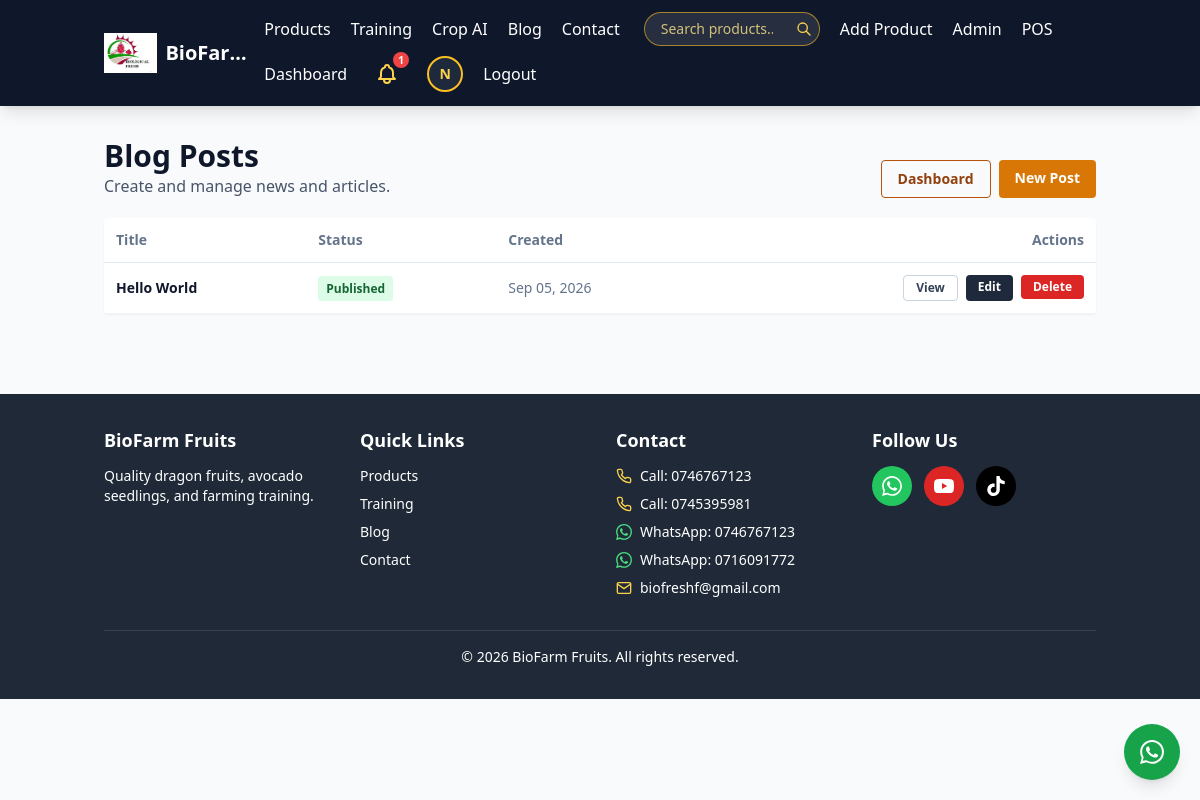
Page /admin/blog (signed in) on the committed database.
### app.py (models this page shows, shortened)
class User(UserMixin, db.Model):
    __tablename__ = 'users'
    id = db.Column(db.Integer, primary_key=True)
    username = db.Column(db.String(80), unique=True, nullable=False)
    email = db.Column(db.String(120), unique=True, nullable=False)
    phone = db.Column(db.String(20))
    password_hash = db.Column(db.String(200))
    role = db.Column(db.String(20), default='customer')
    avatar = db.Column(db.String(200))
    bio = db.Column(db.Text)
    location = db.Column(db.String(120))
    verified = db.Column(db.Boolean, default=False)
    is_active = db.Column(db.Boolean, default=True)
    batch_number = db.Column(db.String(20), unique=True)
    created_at = db.Column(db.DateTime, default=utcnow)
    last_login = db.Column(db.DateTime)
    def is_admin(self):
        return self.role in ('admin', 'chief_admin')
    def is_chief_admin(self):
        return self.role == 'chief_admin'
    def can_manage_products(self):
        return self.role in ('admin', 'chief_admin', 'farmer')
    def can_use_pos(self):
        return self.role in ('cashier', 'admin', 'chief_admin')

class BlogPost(db.Model):
    __tablename__ = 'blog_posts'
    id = db.Column(db.Integer, primary_key=True)
    title = db.Column(db.String(200), nullable=False)
    slug = db.Column(db.String(220), unique=True, nullable=False)
    body = db.Column(db.Text)
    image = db.Column(db.String(200))
    published = db.Column(db.Boolean, default=True)
    author_id = db.Column(db.Integer, db.ForeignKey('users.id'))
    created_at = db.Column(db.DateTime, default=utcnow)
    updated_at = db.Column(db.DateTime, default=utcnow, onupdate=utcnow)
    author = db.relationship('User', backref='posts')

### app.py (the view)
@app.route('/admin/blog')
@admin_required
def admin_blog():
    posts = BlogPost.query.order_by(BlogPost.created_at.desc()).all()
    return render_template('admin/blog_list.html', posts=posts)

### templates/admin/blog_list.html (shortened to what this page needs)
{% extends "base.html" %}
{% block content %}
<section class="space-y-5">
    <div class="flex flex-col gap-2 md:flex-row md:items-end md:justify-between">
        <div>
            <h1 class="text-3xl font-bold text-slate-900">Blog Posts</h1>
            <p class="text-slate-600">Create and manage news and articles.</p>
        </div>
        <div class="flex gap-2">
            <a href="{{ url_for('admin_dashboard') }}" class="rounded border border-amber-700 px-4 py-2 text-sm font-semibold text-amber-800">Dashboard</a>
            <a href="{{ url_for('admin_blog_new') }}" class="rounded bg-amber-600 px-4 py-2 text-sm font-semibold text-white hover:bg-amber-700">New Post</a>
        </div>
    </div>
    {% if posts %}
    <div class="overflow-x-auto rounded bg-white shadow-sm">
        <table class="w-full text-left text-sm">
            <thead class="border-b border-slate-200 text-slate-500">
                <tr>
                    <th class="p-3">Title</th>
                    <th class="p-3">Status</th>
                    <th class="p-3">Created</th>
                    <th class="p-3 text-right">Actions</th>
                </tr>
            </thead>
            <tbody>
                {% for post in posts %}
                <tr class="border-b border-slate-100">
                    <td class="p-3 font-semibold text-slate-900">{{ post.title }}</td>
                    <td class="p-3">
                        {% if post.published %}
                        <span class="rounded bg-green-100 px-2 py-1 text-xs font-semibold text-green-800">Published</span>
                        {% else %}
                        <span class="rounded bg-slate-100 px-2 py-1 text-xs font-semibold text-slate-600">Draft</span>
                        {% endif %}
                    </td>
                    <td class="p-3 text-slate-500">{{ post.created_at.strftime('%b %d, %Y') }}</td>
                    <td class="p-3">
                        <div class="flex justify-end gap-2">
                            <a href="{{ url_for('blog_post', slug=post.slug) }}" class="rounded border border-slate-300 px-3 py-1 text-xs font-semibold text-slate-700" target="_blank">View</a>
                            <a href="{{ url_for('admin_blog_edit', id=post.id) }}" class="rounded bg-slate-800 px-3 py-1 text-xs font-semibold text-white">Edit</a>
                            <form method="POST" action="{{ url_for('admin_blog_delete', id=post.id) }}" onsubmit="return confirm('Delete this post?');">
                                <button type="submit" class="rounded bg-red-600 px-3 py-1 text-xs font-semibold text-white">Delete</button>
                            </form>
                        </div>
                    </td>
                </tr>
                {% endfor %}
            </tbody>
        </table>
    </div>
    {% else %}
    <div class="rounded bg-white p-8 text-center shadow-sm">
        <p class="text-slate-600">No posts yet.</p>
    </div>
    {% endif %}
</section>
{% endblock %}

### templates/base.html (shortened to what this page needs)
<!DOCTYPE html>
<html lang="en">
{% from "_icons.html" import social_row, icon_phone, icon_whatsapp, icon_mail with context %}
<head>
    {% if tailwind_css %}
    <link rel="stylesheet" href="{{ static_v(tailwind_css) }}">
    {% else %}
    <script src="https://cdn.tailwindcss.com"></script>
    {% endif %}
</head>
<body class="bg-gray-50">
    <nav class="bg-slate-900 text-white shadow-lg">
        <div class="container mx-auto px-4">
            <div class="flex justify-between items-center py-3">
                <a href="/" class="flex min-w-0 items-center gap-2 text-lg sm:text-xl font-bold">
                    {% if logo_file %}
                    <img src="{{ static_v(logo_file) }}" alt="{{ company_name }} logo"
                         class="h-9 sm:h-10 w-auto shrink-0" width="160" height="40">
                    {% else %}
                    <span class="flex h-9 sm:h-10 w-9 sm:w-10 shrink-0 items-center justify-center rounded-full bg-amber-400 text-sm font-extrabold text-slate-900"
                          aria-hidden="true">{{ company_name[0]|upper }}</span>
                    {% endif %}
                    <span class="truncate">{{ company_name }}</span>
                </a>
                <div class="hidden md:flex flex-wrap items-center gap-x-5 gap-y-2">
                    <a href="/products" class="hover:text-amber-300">Products</a>
                    <a href="/training" class="hover:text-amber-300">Training</a>
                    <a href="/disease-detection" class="hover:text-amber-300">Crop AI</a>
                    <a href="/blog" class="hover:text-amber-300">Blog</a>
                    <a href="/contact" class="hover:text-amber-300">Contact</a>
                    <form action="/products" method="get" class="relative ml-1" role="search">
                        <input type="search" name="search" value=""
                               placeholder="Search products..." aria-label="Search products"
                               class="w-44 rounded-full border border-amber-400/60 bg-white/10 px-4 py-1.5 pr-8 text-sm text-white placeholder-amber-200/80 focus:w-56 focus:bg-white/20 focus:outline-none focus:ring-2 focus:ring-amber-400 transition-all">
                        <button type="submit" aria-label="Search"
                                class="absolute right-2 top-1/2 -translate-y-1/2 text-amber-300 hover:text-white">
                            <svg class="h-4 w-4" fill="none" stroke="currentColor" viewBox="0 0 24 24">
                                <path stroke-linecap="round" stroke-linejoin="round" stroke-width="2" d="M21 21l-6-6m2-5a7 7 0 11-14 0 7 7 0 0114 0z"/>
                            </svg>
                        </button>
                    </form>
                    {% if current_user.is_authenticated %}
                        {% if current_user.can_manage_products() %}
                            <a href="/upload-product" class="hover:text-amber-300">Add Product</a>
                        {% endif %}
                        {% if current_user.is_chief_admin() %}
                            <a href="/chief-admin/dashboard" class="hover:text-amber-300">Chief Admin</a>
                        {% elif current_user.is_admin() %}
                            <a href="/admin/dashboard" class="hover:text-amber-300">Admin</a>
                        {% endif %}
                        {% if current_user.can_use_pos() %}
                            <a href="/pos" class="hover:text-amber-300">POS</a>
                        {% endif %}
                        <a href="/dashboard" class="hover:text-amber-300">Dashboard</a>
                        <div class="relative" id="notifBell">
                            <button type="button" id="notifToggle"
                                    class="relative p-2 rounded-full text-amber-300 hover:text-white hover:bg-slate-800 focus:outline-none"
                                    aria-label="Notifications ({{ unread_notifications }} unread)"
                                    aria-haspopup="true" aria-expanded="false">
                                <svg class="h-6 w-6" fill="none" stroke="currentColor" viewBox="0 0 24 24">
                                    <path stroke-linecap="round" stroke-linejoin="round" stroke-width="2" d="M15 17h5l-1.4-1.4A2 2 0 0118 14.2V11a6 6 0 00-4-5.7V5a2 2 0 10-4 0v.3A6 6 0 006 11v3.2c0 .5-.2 1-.6 1.4L4 17h5m6 0v1a3 3 0 11-6 0v-1m6 0H9"/>
                                </svg>
                                {% if unread_notifications %}
                                <span class="absolute -top-0.5 -right-0.5 flex h-4 min-w-4 items-center justify-center rounded-full bg-red-500 px-1 text-[10px] font-bold text-white">
                                    {{ unread_notifications if unread_notifications < 10 else '9+' }}
                                </span>
                                {% endif %}
                            </button>
                        </div>
                        <a href="/profile" class="flex items-center hover:opacity-80" title="My profile" aria-label="My profile">
                            {% if current_user.avatar %}
                            <img src="{{ image_src(current_user.avatar, size='thumb') }}" alt="{{ current_user.username }}"
                                 class="h-9 w-9 rounded-full border-2 border-amber-400 object-cover"
                                 width="36" height="36" decoding="async"
                                 onerror="imgFallback(this)">
                            {% else %}
                            <span class="flex h-9 w-9 items-center justify-center rounded-full border-2 border-amber-400 bg-slate-800 text-sm font-bold text-amber-300">
                                {{ current_user.username[0].upper() }}
                            </span>
                            {% endif %}
                        </a>
                        <a href="/logout" class="hover:text-amber-300">Logout</a>
                    {% else %}
                        <a href="/login" class="hover:text-amber-300">Login</a>
                        <a href="/register" class="bg-amber-400 px-4 py-2 rounded text-slate-950 hover:bg-amber-300 font-semibold">Register</a>
                    {% endif %}
                </div>
            </div>
        </div>
    </nav>
    <main class="container mx-auto px-4 py-8">
        {% block content %}{% endblock %}
    </main>
    <footer class="bg-gray-800 text-white mt-12 py-8">
        <div class="container mx-auto px-4">
            <div class="grid grid-cols-1 md:grid-cols-4 gap-8">
                <div>
                    <h4 class="font-bold text-lg mb-3">BioFarm Fruits</h4>
                    <p class="text-sm">Quality dragon fruits, avocado seedlings, and farming training.</p>
                </div>
                <div>
                    <h4 class="font-bold text-lg mb-3">Quick Links</h4>
                    <ul class="space-y-2 text-sm">
                        <li><a href="/products" class="hover:text-amber-300">Products</a></li>
                        <li><a href="/training" class="hover:text-amber-300">Training</a></li>
                        <li><a href="/blog" class="hover:text-amber-300">Blog</a></li>
                        <li><a href="/contact" class="hover:text-amber-300">Contact</a></li>
                    </ul>
                </div>
                <div>
                    <h4 class="font-bold text-lg mb-3">Contact</h4>
                    <ul class="space-y-2 text-sm">
                        <li class="flex items-center space-x-2"><span class="text-amber-300">{{ icon_phone('h-4 w-4') }}</span><a href="{{ tel_link(company_phone) }}" class="hover:text-amber-300">Call: {{ company_phone }}</a></li>
                        <li class="flex items-center space-x-2"><span class="text-amber-300">{{ icon_phone('h-4 w-4') }}</span><a href="{{ tel_link(company_phone_alt) }}" class="hover:text-amber-300">Call: {{ company_phone_alt }}</a></li>
                        <li class="flex items-center space-x-2"><span class="text-green-400">{{ icon_whatsapp('h-4 w-4') }}</span><a href="{{ wa_link(company_whatsapp) }}" target="_blank" rel="noopener" class="hover:text-amber-300">WhatsApp: {{ company_whatsapp }}</a></li>
                        <li class="flex items-center space-x-2"><span class="text-green-400">{{ icon_whatsapp('h-4 w-4') }}</span><a href="{{ wa_link(company_whatsapp_alt) }}" target="_blank" rel="noopener" class="hover:text-amber-300">WhatsApp: {{ company_whatsapp_alt }}</a></li>
                        <li class="flex items-center space-x-2"><span class="text-amber-300">{{ icon_mail('h-4 w-4') }}</span><a href="mailto:{{ company_email }}" class="hover:text-amber-300">{{ company_email }}</a></li>
                    </ul>
                </div>
                <div>
                    <h4 class="font-bold text-lg mb-3">Follow Us</h4>
                    {{ social_row() }}
                </div>
            </div>
            <div class="mt-8 pt-4 border-t border-gray-700 text-center text-sm">
                &copy; {{ now.year }} {{ company_name }}. All rights reserved.
            </div>
        </div>
    </footer>
    {% if whatsapp_url and whatsapp_url != '#' %}
    <a href="{{ whatsapp_url }}" target="_blank" rel="noopener"
       class="fixed bottom-5 right-5 z-50 bg-green-600 hover:bg-green-500 text-white rounded-full p-4 shadow-lg"
       aria-label="Chat on WhatsApp">
    </a>
    {% endif %}
</body>
</html>

### rows in the picture
User: username "N"
BlogPost: title "Hello World", published "Published", created_at "Sep 05, 2026"

### other values in the picture
{{ company_name }} "BioFar…"
{{ unread_notifications if unread_notifications < 10 else '9+' }} "1"
{{ company_phone }} "0746767123"
{{ company_phone_alt }} "0745395981"
{{ company_whatsapp }} "0746767123"
{{ company_whatsapp_alt }} "0716091772"
{{ company_email }} "biofreshf@gmail.com"
{{ company_name }} "BioFarm Fruits"
